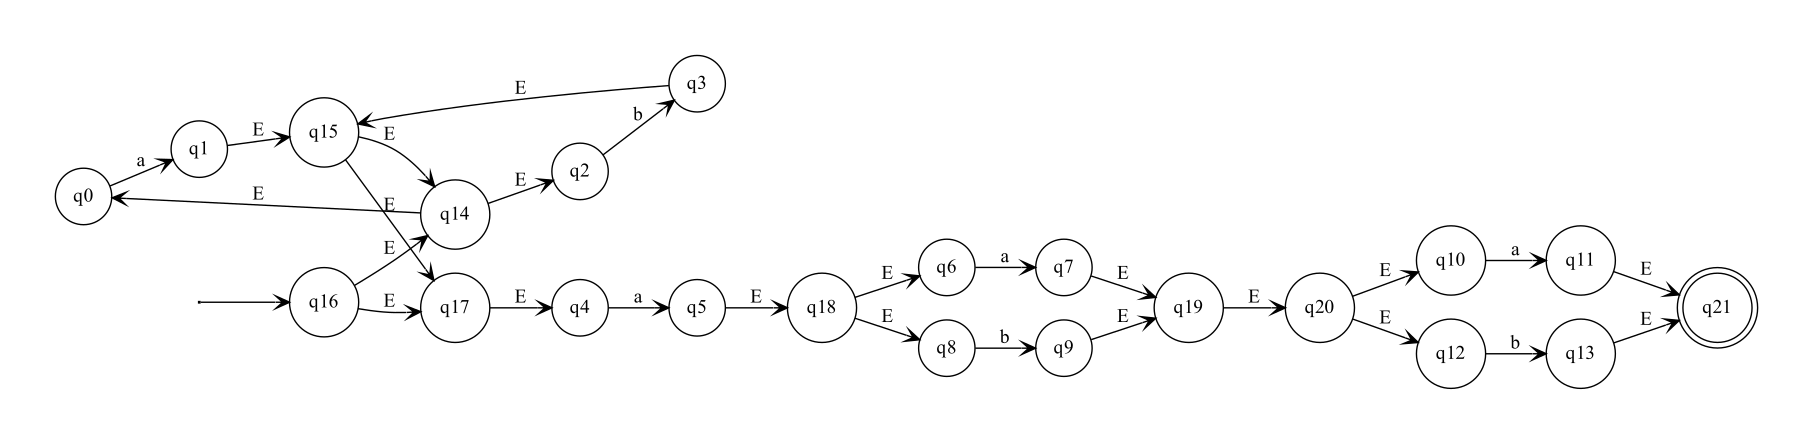

The Python source for this figure:
import graphviz

class AFN(object):
    def __init__(self, postfix):
        #Postfix
        self.binary_tree    = []
        self.postfix        = postfix
        self.operators      = ['(',')','|','*','?','+','.']
        self.movement_record = []


        '''AFN consist of:'''
        #The values of these variables will change

        #initial state
        self.q_o = None
        #Transition function
        self.delta = {}
        #Input simbols
        self.sigma = []
        #Finite set of states
        self.que = []
        #Acceptence states
        self.F = []

        #AFN creation
        self.transform_postfix_to_afn()
        self.AFN_graph()

    def children_position(self, node, analisis):
        recorrido = node - 1
        hijos = []

        while (recorrido != -1):
            if analisis[recorrido].analyzed == False and len(hijos) < 2:
                hijos.append(recorrido)
            recorrido -= 1

        return hijos

    def transform_postfix_to_afn(self):

        #STR to LIST
        self.postfix = list(self.postfix)

        #Binary_tree fill
        for symbol in range(len(self.postfix)):
            self.binary_tree.append(AFN_node(self.postfix[symbol],0,0))

        #Lead transition only
        for node in self.binary_tree:
            if node.value not in self.operators:
                node.former = 'q'+str(len(self.que))
                node.after = 'q'+str(len(self.que)+1)
                self.que.append('q'+str(len(self.que)))
                self.que.append('q'+str(len(self.que)))
                self.movement_record.append(AFN_tran(node.value, node.former, node.after))

        #Lead plus operators relantions and transitions

        #For every operator there has to be a transition registration
        #And a new states creation
        for node in range(len(self.binary_tree)):
            if self.binary_tree[node].value == '*':
                print('\nEncontre cerradura Klene')

                #Start and End respectively
                self.binary_tree[node].former = 'q'+str(len(self.que))
                self.binary_tree[node].after= 'q'+str(len(self.que)+1)

                #New states
                self.que.append('q'+str(len(self.que)))
                self.que.append('q'+str(len(self.que)))

                #Transitions
                #EL fin de su hijo se conecta con el inicio de su hijo
                self.movement_record.append(AFN_tran("E",self.binary_tree[self.children_position(node, self.binary_tree)[0]].after, self.binary_tree[self.children_position(node, self.binary_tree)[0]].former))

                #El inicio de Kleene se conecta con el inicio de su hijo
                self.movement_record.append(AFN_tran("E",self.binary_tree[node].former, self.binary_tree[self.children_position(node, self.binary_tree)[0]].former))

                #el fin de su hijo se conecta al fin de Kleene
                self.movement_record.append(AFN_tran("E",self.binary_tree[self.children_position(node, self.binary_tree)[0]].after,self.binary_tree[node].after))

                #El inicio de Klene se conecta con el fin de kleene
                self.movement_record.append(AFN_tran("E",self.binary_tree[node].former,self.binary_tree[node].after))

                #The sons are already analyzed
                self.binary_tree[self.children_position(node, self.binary_tree)[0]].analyzed = True

            elif self.binary_tree[node].value == '.':
                print('\nEncontre concatenacion')

                #Se encuentran los hijos de concatenacion
                # print(self.binary_tree[self.children_position(node, self.binary_tree)[1]])
                # print(self.binary_tree[self.children_position(node, self.binary_tree)[0]])

                # estados_borrar = []
                # estados_borrar.append(self.binary_tree[self.children_position(node, self.binary_tree)[0]].after)
                # estados_borrar.append(self.binary_tree[self.children_position(node, self.binary_tree)[1]].former)

                # for elemento in estados_borrar:
                #     if elemento in self.que:
                #         self.que.remove(elemento)
                # print('\nEncontre concatenacion')

                #Inicio y fin del nodo

                self.binary_tree[node].former = self.binary_tree[self.children_position(node, self.binary_tree)[1]].former
                self.binary_tree[node].after = self.binary_tree[self.children_position(node, self.binary_tree)[0]].after


                #El final del hijo izquierdo se conecta al inico del hijo derecho

                self.movement_record.append(AFN_tran("E",self.binary_tree[self.children_position(node, self.binary_tree)[1]].after,self.binary_tree[self.children_position(node, self.binary_tree)[0]].former))

                self.binary_tree[self.children_position(node, self.binary_tree)[1]].analyzed = True
                self.binary_tree[self.children_position(node, self.binary_tree)[0]].analyzed = True

            elif self.binary_tree[node].value == '|':
                print('\nEncontre or')
                #Inicio y fin del nodo

                self.binary_tree[node].former = 'q'+str(len(self.que))
                self.binary_tree[node].after = 'q'+str(len(self.que) + 1)
                self.que.append('q'+str(len(self.que)))
                self.que.append('q'+str(len(self.que)))

                #Registro de transiciones

                #El inicio de or se conecta a los inicios de sus hijos
                self.movement_record.append(AFN_tran("E",self.binary_tree[node].former, self.binary_tree[self.children_position(node, self.binary_tree)[1]].former))
                self.movement_record.append(AFN_tran("E",self.binary_tree[node].former, self.binary_tree[self.children_position(node, self.binary_tree)[0]].former))

                #Los finales de sus hijos se conectan al final de or

                self.movement_record.append(AFN_tran("E",self.binary_tree[self.children_position(node, self.binary_tree)[1]].after,self.binary_tree[node].after))
                self.movement_record.append(AFN_tran("E",self.binary_tree[self.children_position(node, self.binary_tree)[0]].after,self.binary_tree[node].after))

                #Marcar que ya fue visitado

                self.binary_tree[self.children_position(node, self.binary_tree)[1]].analyzed = True
                self.binary_tree[self.children_position(node, self.binary_tree)[0]].analyzed = True

            elif self.binary_tree[node].value == '+':
                print('\nEncontre cerradua positiva')
            elif self.binary_tree[node].value == '?':
                print('\nEncontre nada o una instancia de lo asociado')


        #Crea el alfabeto
        for x in self.postfix:
            if x not in self.operators:
                self.sigma.append(x)
        self.sigma.append('E')

        # Lee los movimientos de movement_record y los almacena en self.delta
        for x in self.que:
            self.delta[x] = {}
        for x in self.delta:
            for letra in self.sigma:
                self.delta[x][letra] = []
        for x in self.delta:
            for letra in self.sigma:
                for tran in self.movement_record:
                    if x == tran.inicio and tran.dato == letra:
                        self.delta[x][letra].append(tran.fin)

        self.F.append(self.binary_tree[-1].after)
        self.q_o = self.binary_tree[-1].former

        #Limpieza de self.delta
        while True:
            duplicado = False
            for elemento in self.sigma:
                if self.sigma.count(elemento) > 1:
                    self.sigma.remove(elemento)
                    duplicado = True
            if not duplicado:
                break
        for clave, valor in self.delta.items():
            for clave2, valor2 in valor.items():
                valor[clave2] = list(set(valor2))

        '''AFN consist of:'''
        #The final value of the variables
        print(f'\nEstados ->{self.que}')
        print(f'Transiciones ->\n')

        for x in self.delta:
            print(x, "", self.delta[x])
        print(f'\nSimbolos ->{self.sigma}')
        print(f'Estados de aceptacion ->{self.F}')
        print(f'Estado inicial->{self.q_o}\n')

        print("\nMovement_record\n")
        for data in self.movement_record:
            print(data)

    def AFN_graph(self):
        ##Graficas
        f= graphviz.Digraph(name="AFN")
        f.attr(rankdir='LR')

        for x in self.delta:
            if x == self.F[0]:
                f.node(str(x), shape = "doublecircle")
            else:
                f.node(str(x), shape = "circle")

        for x in self.delta:
            for y in self.delta[x]:
                    if len(self.delta[x][y]) != 0:
                        for w in self.delta[x][y]:
                            f.edge(x,w, label = y, arrowhead='vee')

        f.node("", height = "0",width = "0", shape = "box")
        f.edge("",self.q_o, arrowhead='vee', )
        f.render("AFN", view = "True")


class AFN_node:
    def __init__(self, value, former, after):

        self.after = after
        self.value = value
        self.former = former
        self.analyzed = False

    def __str__(self):
        return f'Value -> {self.value}  Antes -> {self.former}  Despues -> {self.after}'

class AFN_tran:
    def __init__(self, dato, inicio, fin):

        self.dato = dato
        self.inicio = inicio
        self.fin = fin

    def __str__(self):
        return f'{self.inicio}  --> {self.dato} --> {self.fin}'
